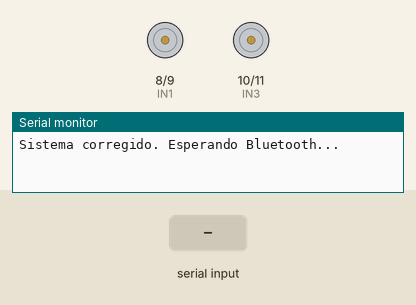
Bench run of a sketch on a simulated Arduino Uno, built with avr-gcc and run on an emulated ATmega328P. Shown: motor-driver pin pairs drawn as motors (green arrow = first pin HIGH = forward, orange = second pin HIGH = backward, longer = more drive), the last lines printed to the serial monitor. The inputs (shaded band) are chosen by the test bench.

Above: at 1.2 s.
1.3 s: "F" received over the second serial link
At 2.5 s:
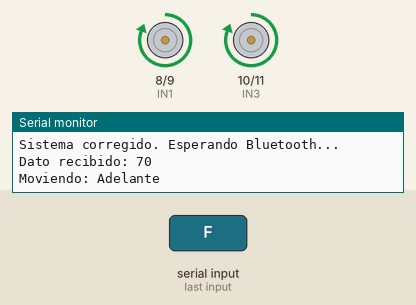
2.8 s: "B" received over the second serial link
At 3.7 s:
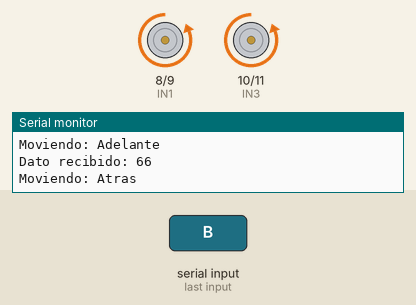
4.3 s: "L" received over the second serial link
At 4.8 s:
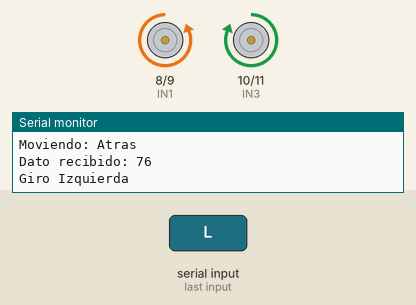
5.8 s: "R" received over the second serial link
At 7.2 s:
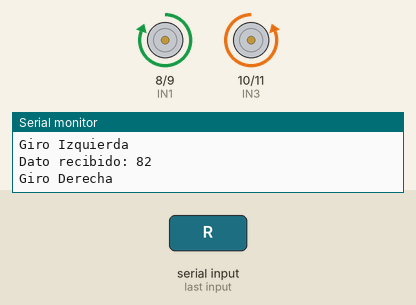
Timing chart, 0 to 8.3 s (numbered marks = the images above; inputs shaded):
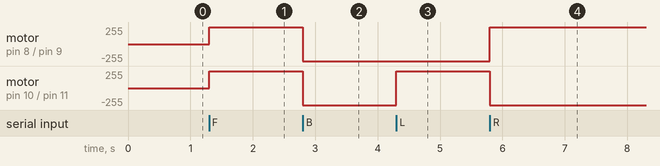

Measured:
- after the input at 1.3 s, motor on pin 8 (IN1) / pin 9 (IN2), motor on pin 10 (IN3) / pin 11 (IN4): stopped → forward 255/255 at once
- after the input at 2.8 s, motor on pin 8 (IN1) / pin 9 (IN2), motor on pin 10 (IN3) / pin 11 (IN4): forward 255/255 → backward 255/255 at once
- after the input at 4.3 s, motor on pin 10 (IN3) / pin 11 (IN4): backward 255/255 → forward 255/255 at once
- after the input at 5.8 s, motor on pin 8 (IN1) / pin 9 (IN2): backward 255/255 → forward 255/255 at once; motor on pin 10 (IN3) / pin 11 (IN4): forward 255/255 → backward 255/255 at once

The sketch:

ArduinoA.ino
```cpp
#include <SoftwareSerial.h>

SoftwareSerial BT(12, 13); // RX, TX

const int IN1 = 8;
const int IN2 = 9;
const int IN3 = 10;
const int IN4 = 11;

void setup() {
  Serial.begin(9600);
  BT.begin(9600);

  pinMode(IN1, OUTPUT);
  pinMode(IN2, OUTPUT);
  pinMode(IN3, OUTPUT);
  pinMode(IN4, OUTPUT);

  Serial.println("Sistema corregido. Esperando Bluetooth...");
}

void loop() {
  if (BT.available() > 0) {
    int dato = BT.read();
    Serial.print("Dato recibido: ");
    Serial.println(dato); //ver en la PC qué llega

    if (dato == 70 || dato == 'F') {
      adelante();
    }
    else if (dato == 66 || dato == 'B') {
      atras();
    }
    else if (dato == 76 || dato == 'L') {
      izquierda();
    }
    else if (dato == 82 || dato == 'R') {
      derecha();
    }
    else if (dato == 83 || dato == 'S') {
      parar();
    }
  }
}


void izquierda() {
  digitalWrite(IN1, LOW);  digitalWrite(IN2, HIGH); // Motor A atrás
  digitalWrite(IN3, HIGH); digitalWrite(IN4, LOW);  // Motor B adelante
  Serial.println("Giro Izquierda");
}

void derecha() {
  digitalWrite(IN1, HIGH); digitalWrite(IN2, LOW);  // Motor A adelante
  digitalWrite(IN3, LOW);  digitalWrite(IN4, HIGH); // Motor B atrás
  Serial.println("Giro Derecha");
}

void adelante() {
  digitalWrite(IN1, HIGH); digitalWrite(IN2, LOW);
  digitalWrite(IN3, HIGH); digitalWrite(IN4, LOW);
  Serial.println("Moviendo: Adelante");
}

void atras() {
  digitalWrite(IN1, LOW); digitalWrite(IN2, HIGH);
  digitalWrite(IN3, LOW); digitalWrite(IN4, HIGH);
  Serial.println("Moviendo: Atras");
}

void parar() {
  digitalWrite(IN1, LOW);  digitalWrite(IN2, LOW);
  digitalWrite(IN3, LOW);  digitalWrite(IN4, LOW);
  Serial.println("Moviendo: Parar");
}
```
